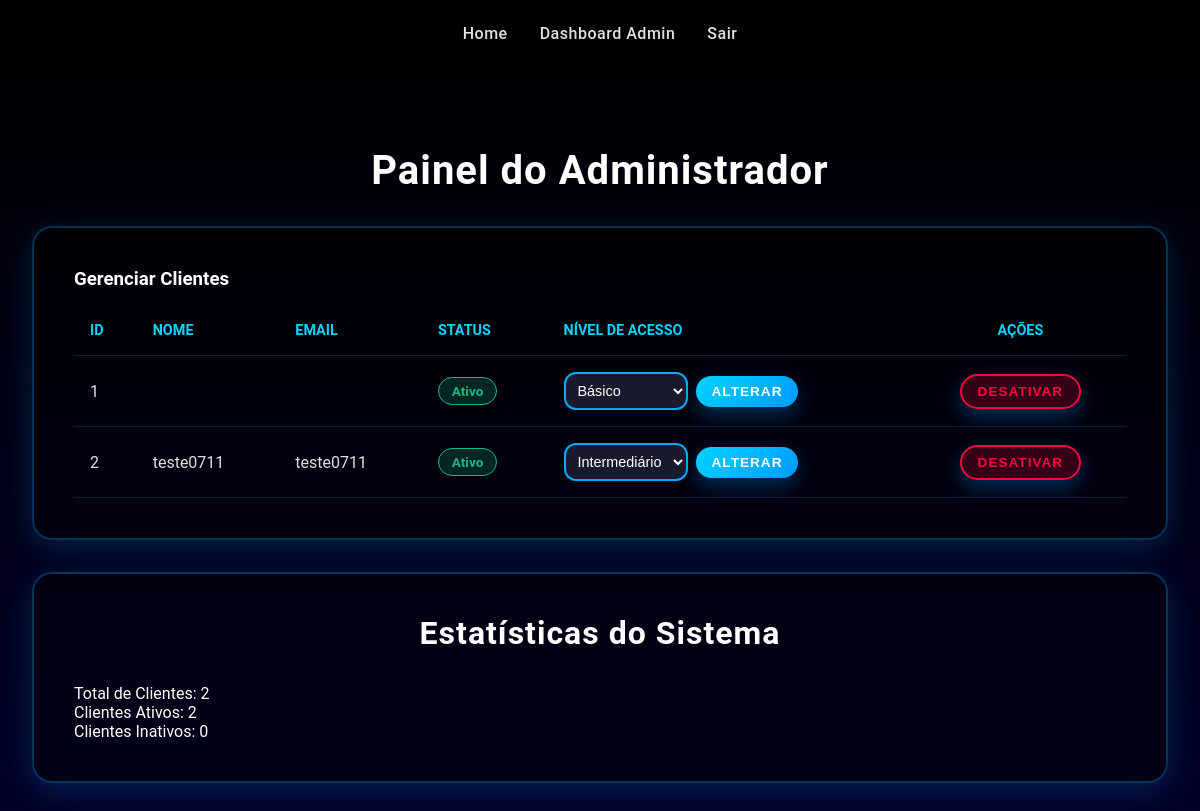
Page /listar_clientes (signed in) on the earlier database version.
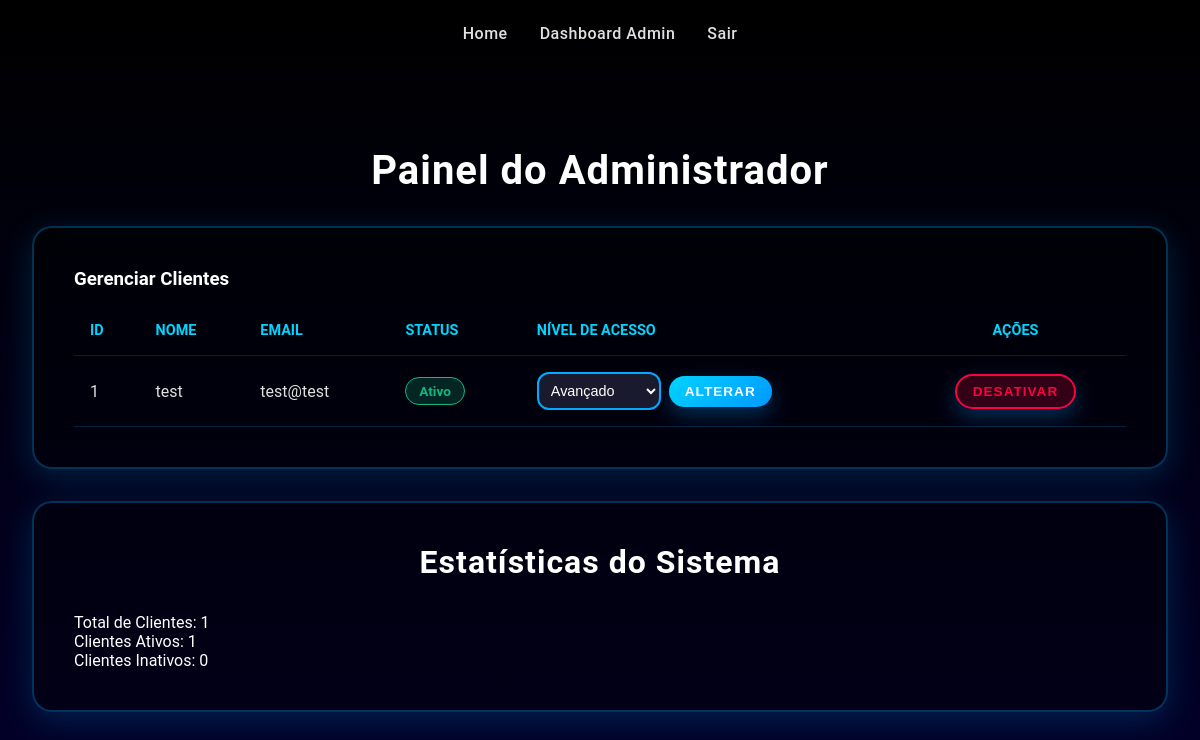
Same page on the later database version.
### app/models.py (models this page shows, shortened)
class Cliente(db.Model):
    id = db.Column(db.Integer, primary_key=True)
    cliente_nome = db.Column(db.String(80), nullable=False)
    cliente_email = db.Column(db.String(320), unique=True, nullable=False)
    cliente_senha = db.Column(db.String(128))
    cliente_status = db.Column(db.String(10), nullable=False, default='ativo')
    nivel_acesso = db.Column(db.String(20), nullable=False, default='basico') #1 cliente só pode ter 1 nível
    relatorios_basicos = db.relationship('RelatorioBasico', backref='cliente', lazy=True, cascade="all, delete-orphan")  #    # Um cliente pode ter VÁRIOS relatórios básicos
    relatorios_intermediarios = db.relationship('RelatorioIntermediario', backref='cliente', lazy=True, cascade="all, delete-orphan")       # Um cliente pode ter VÁRIOS relatórios intermediários
    relatorios_avancados = db.relationship('RelatorioAvancado', backref='cliente', lazy=True, cascade="all, delete-orphan")       # Um cliente pode ter VÁRIOS relatórios avançados

### app/routes.py (the view)
@main_bp.route('/listar_clientes')
def listar_clientes():
    if 'admin_id' not in session or not session.get('is_admin'):
        flash('Acesso restrito a administradores.', 'danger')
        return redirect(url_for('main.admin_login'))
    clientes = Cliente.query.all()
    return render_template('admin_dashboard.html', clientes=clientes)

### app/templates/admin_dashboard.html (shortened to what this page needs)
<!DOCTYPE html>
<html lang="pt-BR">
<head>
    <link rel="stylesheet" href="{{ url_for('static', filename='css/style.css') }}">
</head>
<body>
    <div>
        <nav>
            <a href="/">Home</a>
            <a href="/admin/dashboard">Dashboard Admin</a>
            <a href="{{ url_for('main.admin_logout') }}">Sair</a>
        </nav>
    </div>
    <div class="scanner-container">
        <h1>Painel do Administrador</h1>
        <div class="scanner-form-card">
            <h3>Gerenciar Clientes</h3>
            {% if clientes %}
            <div class="admin-table-container">
                <table class="admin-table">
                    <thead>
                        <tr>
                            <th>ID</th>
                            <th>Nome</th>
                            <th>Email</th>
                            <th>Status</th>
                            <th>Nível de Acesso</th>
                            <th style="text-align: center;">Ações</th>
                        </tr>
                    </thead>
                    <tbody>
                        {% for cliente in clientes %}
                        <tr>
                            <td>{{ cliente.id }}</td>
                            <td>{{ cliente.cliente_nome }}</td>
                            <td>{{ cliente.cliente_email }}</td>
                            <td>
                                <span style="display: inline-block; padding: 0.3rem 0.8rem; border-radius: 20px; font-size: 0.85rem; font-weight: 600;
                                    {% if cliente.cliente_status == 'ativo' %}
                                        background: rgba(16, 185, 129, 0.2); color: #10b981; border: 1px solid #10b981;
                                    {% else %}
                                        background: rgba(255, 0, 64, 0.2); color: #ff0040; border: 1px solid #ff0040;
                                    {% endif %}">
                                    {{ cliente.cliente_status|capitalize }}
                                </span>
                            </td>
                            <td>
                                <form action="{{ url_for('main.alterar_nivel_acesso', cliente_id=cliente.id) }}" method="POST" style="display: flex; gap: 0.5rem; align-items: center;">
                                    <select name="novo_nivel" required class="form-control" style="padding: 0.5rem; font-size: 0.9rem; width: auto;">
                                        <option value="basico" {% if cliente.nivel_acesso == 'basico' %}selected{% endif %}>Básico</option>
                                        <option value="intermediario" {% if cliente.nivel_acesso == 'intermediario' %}selected{% endif %}>Intermediário</option>
                                        <option value="avancado" {% if cliente.nivel_acesso == 'avancado' %}selected{% endif %}>Avançado</option>
                                    </select>
                                    <button type="submit" class="btn-submit" style="width: auto; padding: 0.5rem 1rem; font-size: 0.85rem; margin-top: 0;">
                                        Alterar
                                    </button>
                                </form>
                            </td>
                            <td style="text-align: center;">
                                <form action="{{ url_for('main.alternar_status', cliente_id=cliente.id) }}" method="POST" style="display: inline;">
                                    <button type="submit" class="btn-submit" style="width: auto; padding: 0.5rem 1rem; font-size: 0.85rem; margin-top: 0;
                                        {% if cliente.cliente_status == 'ativo' %}
                                            background: rgba(255, 0, 64, 0.2); border: 2px solid #ff0040; color: #ff0040;
                                        {% else %}
                                            background: rgba(16, 185, 129, 0.2); border: 2px solid #10b981; color: #10b981;
                                        {% endif %}">
                                        {% if cliente.cliente_status == 'ativo' %}
                                            Desativar
                                        {% else %}
                                            Ativar
                                        {% endif %}
                                    </button>
                                </form>
                            </td>
                        </tr>
                        {% endfor %}
                    </tbody>
                </table>
            </div>
            {% else %}
                <div style="text-align: center; padding: 3rem; color: #b0b0b0;">
                    <p style="font-size: 1.1rem;">Nenhum cliente cadastrado no sistema.</p>
                </div>
            {% endif %}
        </div>
        <div class="relatorio-info-card">
            <h2>Estatísticas do Sistema</h2>
            <div class="info-grid">
                <div class="info-item">
                    <span class="info-label">Total de Clientes:</span>
                    <span class="info-value">{{ clientes|length }}</span>
                </div>
                <div class="info-item">
                    <span class="info-label">Clientes Ativos:</span>
                    <span class="info-value">{{ clientes|selectattr('cliente_status', 'equalto', 'ativo')|list|length }}</span>
                </div>
                <div class="info-item">
                    <span class="info-label">Clientes Inativos:</span>
                    <span class="info-value">{{ clientes|selectattr('cliente_status', 'equalto', 'inativo')|list|length }}</span>
                </div>
            </div>
        </div>
    </div>
</body>
</html>

### app/static/css/style.css (style rules this page uses)
* { margin: 0; padding: 0; box-sizing: border-box; }
html { height: 100%; }
body { font-family: 'Montserrat', 'Poppins', 'Roboto', sans-serif; background: linear-gradient(to bottom, #000000 0%, #03002b 100%); min-height: 100%; color: #ffffff; background-attachment: fixed; }
h1, h2 { text-align: center; color: #ffffff; font-weight: 700; letter-spacing: 1px; }
h1 { font-size: 2.5rem; margin: 2rem 0; }
h2 { font-size: 2rem; margin-bottom: 2rem; }
nav { padding: 1.5rem 2rem; display: flex; gap: 2rem; align-items: center; justify-content: center; }
nav a { color: #e0e0e0; text-decoration: none; font-size: 1rem; font-weight: 500; transition: color 0.3s ease; letter-spacing: 0.5px; }
.btn-submit, .btn-selecionar, .btn-basico, .chama_pagamento button, .acoes-pagamento button { width: 100%; background: linear-gradient(135deg, #00d4ff 0%, #0099ff 100%); border: none; border-radius: 50px; padding: 1.2rem; cursor: pointer; transition: all 0.3s ease; box-shadow: 0 8px 20px rgba(0, 153, 255, 0.3); color: #ffffff; font-size: 1.1rem; font-weight: 600; letter-spacing: 1px; text-transform: uppercase; margin-top: 1rem; text-decoration: none; display: inline-block; text-align: center; }
.form-control { width: 100%; padding: 1.2rem; background: #1a1a2e; border: 2px solid #00aaff; border-radius: 12px; color: #ffffff; font-size: 1rem; transition: all 0.3s ease; outline: none; }
.form-control::placeholder { color: #888; }
.scanner-container { max-width: 1200px; margin: 0 auto; padding: 3rem 2rem; }
.relatorio-info-card, .scanner-form-card, .relatorios-recentes-card { background: rgba(0, 0, 0, 0.4); border-radius: 20px; padding: 2.5rem; border: 2px solid rgba(0, 170, 255, 0.3); margin-bottom: 2rem; box-shadow: 0 8px 32px rgba(0, 170, 255, 0.2); }
.admin-table-container { overflow-x: auto; }
.admin-table { width: 100%; border-collapse: collapse; margin-top: 1rem; }
.admin-table th, .admin-table td { padding: 1rem; text-align: left; border-bottom: 1px solid rgba(0, 170, 255, 0.2); }
.admin-table th { color: #00d4ff; font-size: 0.9rem; text-transform: uppercase; }
.admin-table td { color: #e0e0e0; font-size: 1rem; }
.admin-table .btn-submit { width: auto; padding: 0.5rem 1rem; font-size: 0.9rem; margin-top: 0; }

Differences in the rows shown:
removed Cliente: id "2", cliente_nome "teste0711", cliente_email "teste0711", cliente_status "Ativo", novo_nivel "Intermediário", shows "DESATIVAR"
changed Cliente "Ativo": cliente_nome (not shown) → "test"; cliente_email (not shown) → "test@test"; novo_nivel "Básico" → "Avançado"
Other differences:
{{ clientes|length }}: "2" → "1"
{{ clientes|selectattr('cliente_status', 'equalto', 'ativo')|list|length }}: "2" → "1"
